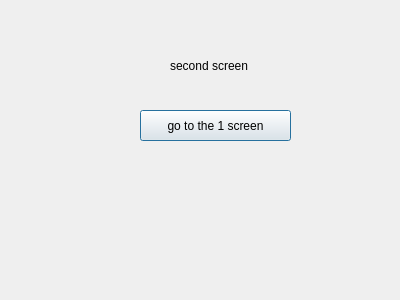
<?xml version="1.0" encoding="UTF-8"?>
<ui version="4.0">
 <class>Dialog</class>
 <widget class="QDialog" name="Dialog">
  <property name="geometry">
   <rect>
    <x>0</x>
    <y>0</y>
    <width>400</width>
    <height>300</height>
   </rect>
  </property>
  <property name="windowTitle">
   <string>Dialog</string>
  </property>
  <widget class="QPushButton" name="button2">
   <property name="geometry">
    <rect>
     <x>140</x>
     <y>110</y>
     <width>151</width>
     <height>31</height>
    </rect>
   </property>
   <property name="text">
    <string>go to the 1 screen</string>
   </property>
  </widget>
  <widget class="QLabel" name="label">
   <property name="geometry">
    <rect>
     <x>170</x>
     <y>50</y>
     <width>131</width>
     <height>31</height>
    </rect>
   </property>
   <property name="text">
    <string>second screen</string>
   </property>
  </widget>
 </widget>
 <resources/>
 <connections/>
</ui>
